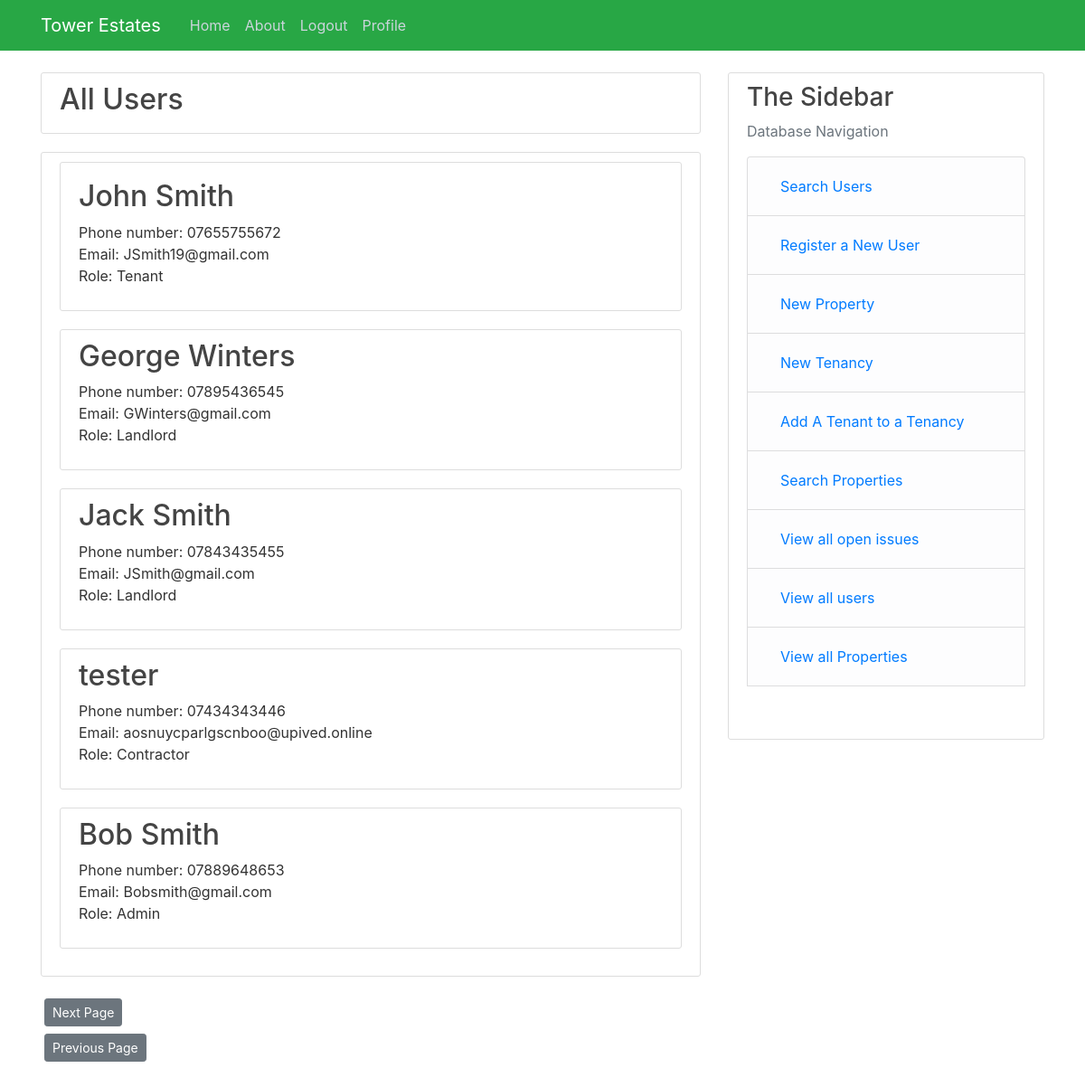
/all_users (signed in), run on the app's committed database.
### Tower/models.py (models this page shows, shortened)
class User(db.Model, UserMixin):  # User table
    user_id = db.Column(db.Integer, primary_key=True)
    name = db.Column(db.String(55), nullable=False)
    phone_number= db.Column(db.String(15), nullable=False)
    role= db.Column(db.String(12), nullable=False)
    email = db.Column(db.String(120), unique=True, nullable=False)
    business= db.Column(db.String(150), nullable=True)
    password = db.Column(db.String(64), nullable=False)
    properties = db.relationship("Properties",cascade="all, delete-orphan" ,backref="User", lazy=True)
    occupants = db.relationship("Tenancies", backref="User", secondary=occupants, lazy=True)
    contractor = db.relationship("Quotes", cascade="all, delete-orphan",backref="User", lazy=True)

### Tower/routes.py (the view)
@app.route("/all_users") # Output all users
@login_required
def all_users():
    if current_user.role != ("Admin"):  # Ensures only admins can use this route
        abort(403)  # Redirects to a 403 error
    page = request.args.get("page", 1, type=int)
    users = db.session.query(User).order_by(User.role.desc())  # Gets all users from the database
    all = users.paginate(page, per_page=8)  # Paginates the query, allowing it to be shown over multiple pages
    next_url = url_for("all_users", page=all.next_num) \
        if all.has_next else None  # The url for the next page of users
    prev_url = url_for("all_users", page=all.prev_num) \
        if all.has_prev else None  # The url for the previous page of users
    return render_template("all_users.html", all=all, next_url=next_url, prev_url = prev_url)

### Tower/models.py (called while the page is built)
@login_manager.user_loader
def load_user(user_id):
    return User.query.get(int(user_id))

### Tower/templates/all_users.html (shortened to what this page needs)
{% extends "layout.html" %}
{% block content %}
<div class="content-section">
    <h2>All Users</h2>
</div>
<div class="content-section">
    {% for user in all.items %}
    <div class="content-section">
        {%if user.role == ('Tenant')%}
        <h2><a class="article-title"href=" {{ url_for('Tenant', user_id= user.user_id) }}">{{user.name}}</a></h2>
        <p>Phone number: {{user.phone_number}} <br> Email: {{user.email}} <br>Role: {{user.role}}</p>
        {%elif user.role == ('Landlord')%}
        <h2><a class="article-title"href=" {{ url_for('Landlord', user_id= user.user_id) }}">{{user.name}}</a></h2>
        <p>Phone number: {{user.phone_number}} <br> Email: {{user.email}} <br>Role: {{user.role}}</p>
        {%elif user.role == ('Contractor')%}
        <h2><a class="article-title"href=" {{ url_for('Contractor', user_id= user.user_id)}}">{{user.name}}</a></h2>
        <p>Phone number: {{user.phone_number}} <br> Email: {{user.email}} <br>Role: {{user.role}}</p>
        {%else%}
        <h2><a class="article-title"href=" {{ url_for('Admin', user_id= user.user_id) }}">{{user.name}}</a></h2>
        <p>Phone number: {{user.phone_number}} <br> Email: {{user.email}} <br>Role: {{user.role}}</p>
        {% endif %}
    </div>
    {%endfor%}
</div>
<div>
    <a class="btn btn-secondary btn-sm m-1" href=" {{next_url}}">Next Page</a>
</div>
<div>
    <a class="btn btn-secondary btn-sm m-1" href=" {{prev_url}}">Previous Page</a>
</div>
{% endblock content %}

### Tower/Static/main.css (style rules this page uses)
body { background: #ffffff; color: #333333; margin-top: 5rem; }
h1, h2, h3, h4, h5, h6 { color: #444444; }
.content-section { background: #ffffff; padding: 10px 20px; border: 1px solid #dddddd; border-radius: 3px; margin-bottom: 20px; }
.article-title { color: #444444; }

### data on the page
User: name "John Smith", phone_number "07655755672", email "JSmith19@gmail.com", role "Tenant"
User: name "George Winters", phone_number "07895436545", email "GWinters@gmail.com", role "Landlord"
User: name "Jack Smith", phone_number "07843435455", email "JSmith@gmail.com", role "Landlord"
User: name "tester", phone_number "07434343446", email "aosnuycparlgscnboo@upived.online", role "Contractor"
User: name "Bob Smith", phone_number "07889648653", email "Bobsmith@gmail.com", role "Admin"
